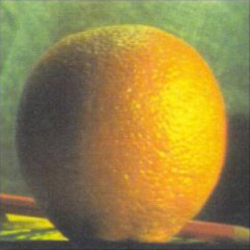
#> input picture Ch4_Image_Processing/input/orange.jpg, 250 x 250 px, given in place of the camera
$ jupyter execute --allow-errors Py_ImageProcessing.ipynb.ipynb   (older library calls are emulated)   (text cells are left out)
#> lines starting #> are read from the running program, lines starting #| are printed output that depends on the picture; after the words box and inside, x2 and y2 are one past the last pixel; in counts of white or black regions, pixels touching at a corner belong together
[cell 1]
import cv2  # 导入cv2
import numpy as np
import matplotlib.pyplot as plt

[cell 2]
flags = [i for i in dir(cv2) if i.startswith('COLOR_')]
# print(flags) # 所有可用转化

[cell 3]
cap = cv2.VideoCapture(0)
while(1):
    # Take each frame
    _, frame = cap.read()
#> frame is the input picture: shape (250, 250, 3); mean B, G, R 68.2, 131.1, 150
    # Convert BGR to HSV
    img_hsv = cv2.cvtColor(frame, cv2.COLOR_BGR2HSV)
#> img_hsv: shape (250, 250, 3); mean H, S, V 28.2, 117.1, 155.6
    # define range of blue color in HSV
    lower_blue = np.array([110,50,50])
    upper_blue = np.array([130,255,255])
    # Threshold the HSV image to get only blue colors
    mask = cv2.inRange(img_hsv, lower_blue, upper_blue)
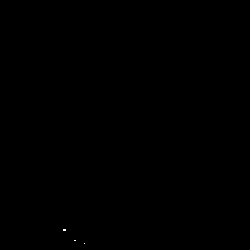
#> mask: shape (250, 250); 0.01% white in thin lines or dots, all inside (x1, y1, x2, y2) = (63, 229, 85, 244)
    # Bitwise-AND mask and original image
    res = cv2.bitwise_and(frame,frame, mask = mask)
    cv2.imshow('frame',frame)
    cv2.imshow('mask',mask)
    cv2.imshow('res',res)
    k = cv2.waitKey(5) & 0xFF
#> (key Esc is pressed here)
    if k == 27: # Esc key
        break
cap.release() # release不可忘
cv2.destroyAllWindows()

[cell 4]
green = np.uint8([[[0,255,0 ]]])
hsv_green = cv2.cvtColor(green,cv2.COLOR_BGR2HSV) # find the HSV value of Green
print(hsv_green)

[cell 5]
img = cv2.imread('./input/gradient.jpg',0)
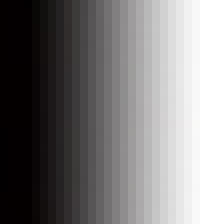
#> input picture Ch4_Image_Processing/input/gradient.jpg, 28 x 28 px (shown 8 times larger)
#> img: shape (28, 28); min 1, max 255, mean 123.5
ret,thresh1 = cv2.threshold(img,127,255,cv2.THRESH_BINARY)
#> thresh1: shape (28, 28); 50% white; 1 white region, box (x1, y1, x2, y2) and area: (14, 0, 28, 28) 392
ret,thresh2 = cv2.threshold(img,127,255,cv2.THRESH_BINARY_INV)
#> thresh2: shape (28, 28); 50% white; 1 white region, box (x1, y1, x2, y2) and area: (0, 0, 14, 28) 392
ret,thresh3 = cv2.threshold(img,127,255,cv2.THRESH_TRUNC)
ret,thresh4 = cv2.threshold(img,127,255,cv2.THRESH_TOZERO)
ret,thresh5 = cv2.threshold(img,127,255,cv2.THRESH_TOZERO_INV)
titles = ['Original Image','BINARY','BINARY_INV','TRUNC','TOZERO','TOZERO_INV']
images = [img, thresh1, thresh2, thresh3, thresh4, thresh5]
for i in xrange(6):
    plt.subplot(2,3,i+1),plt.imshow(images[i],'gray')
    plt.title(titles[i])
    plt.xticks([]),plt.yticks([])
plt.show()

[cell 6]
# compares global thresholding and adaptive thresholding
img = cv2.imread('./input/dave.jpg',0)
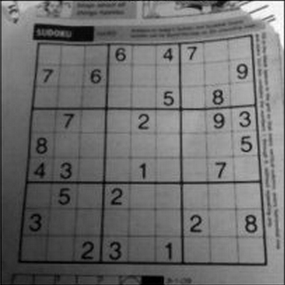
#> input picture Ch4_Image_Processing/input/dave.jpg, 285 x 285 px
#> img is the input picture: shape (285, 285); min 0, max 255, mean 110.5
img = cv2.medianBlur(img,5)

ret,th1 = cv2.threshold(img,127,255,cv2.THRESH_BINARY)
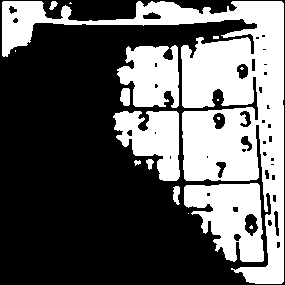
#> th1: shape (285, 285); 37.6% white; 17 white regions (8 under 20 px), largest, box (x1, y1, x2, y2) and area: (2, 1, 284, 284) 20262, (184, 183, 264, 262) 4103, (113, 111, 180, 181) 2899
th2 = cv2.adaptiveThreshold(img,255,cv2.ADAPTIVE_THRESH_MEAN_C,
            cv2.THRESH_BINARY,11,2)
#> th2: shape (285, 285); 71.7% white; 250 black regions (152 under 20 px), largest, box (x1, y1, x2, y2) and area: (17, 34, 268, 266) 7242, (0, 0, 285, 285) 4601, (124, 188, 176, 258) 704
th3 = cv2.adaptiveThreshold(img,255,cv2.ADAPTIVE_THRESH_GAUSSIAN_C,
            cv2.THRESH_BINARY,11,2)
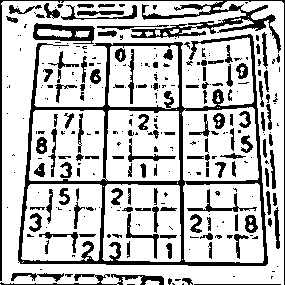
#> th3: shape (285, 285); 75.1% white; 293 black regions (170 under 20 px), largest, box (x1, y1, x2, y2) and area: (18, 34, 268, 266) 6342, (0, 0, 285, 285) 2945, (33, 23, 95, 44) 651

titles = ['Original Image', 'Global Thresholding (v = 127)',
            'Adaptive Mean Thresholding', 'Adaptive Gaussian Thresholding']
images = [img, th1, th2, th3]

for i in xrange(4):
    plt.subplot(2,2,i+1),plt.imshow(images[i],'gray')
    plt.title(titles[i])
    plt.xticks([]),plt.yticks([])
plt.show()

[cell 7]
img = cv2.imread('./input/noisy2.png',0)
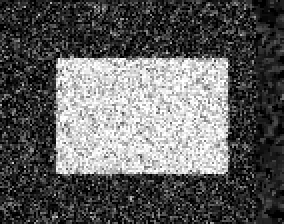
#> input picture Ch4_Image_Processing/input/noisy2.png, 142 x 112 px (shown 2 times larger)
#> img is the input picture: shape (112, 142); min 0, max 255, mean 94.8
# global thresholding
ret1,th1 = cv2.threshold(img,127,255,cv2.THRESH_BINARY)
#> th1: shape (112, 142); 32.1% white; 186 white regions (185 under 20 px), largest, box (x1, y1, x2, y2) and area: (27, 27, 115, 88) 4875
# Otsu's thresholding
ret2,th2 = cv2.threshold(img,0,255,cv2.THRESH_BINARY+cv2.THRESH_OTSU)
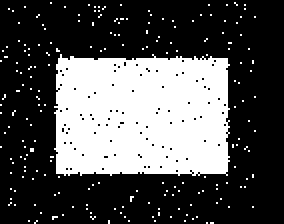
#> th2: shape (112, 142) (shown 2 times larger); 32.3% white; 201 white regions (200 under 20 px), largest, box (x1, y1, x2, y2) and area: (27, 27, 115, 88) 4889
#> ret2 = 125
# Otsu's thresholding after Gaussian filtering
blur = cv2.GaussianBlur(img,(5,5),0)
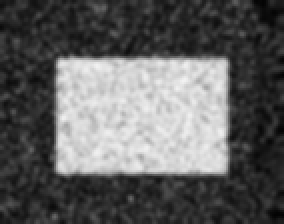
#> blur: shape (112, 142) (shown 2 times larger); min 3, max 242, mean 94.9
ret3,th3 = cv2.threshold(blur,0,255,cv2.THRESH_BINARY+cv2.THRESH_OTSU)
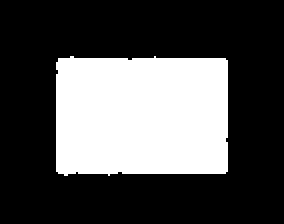
#> th3: shape (112, 142) (shown 2 times larger); 31.3% white; 1 white region, box (x1, y1, x2, y2) and area: (28, 28, 114, 88) 4980
#> ret3 = 125
# plot all the images and their histograms
images = [img, 0, th1,
          img, 0, th2,
          blur, 0, th3]
titles = ['Original Noisy Image','Histogram','Global Thresholding (v=127)',
          'Original Noisy Image','Histogram',"Otsu's Thresholding",
          'Gaussian filtered Image','Histogram',"Otsu's Thresholding"]
for i in xrange(3):
    plt.subplot(3,3,i*3+1),plt.imshow(images[i*3],'gray')
    plt.title(titles[i*3]), plt.xticks([]), plt.yticks([])
    plt.subplot(3,3,i*3+2),plt.hist(images[i*3].ravel(),256)
    plt.title(titles[i*3+1]), plt.xticks([]), plt.yticks([])
    plt.subplot(3,3,i*3+3),plt.imshow(images[i*3+2],'gray')
    plt.title(titles[i*3+2]), plt.xticks([]), plt.yticks([])
plt.show()
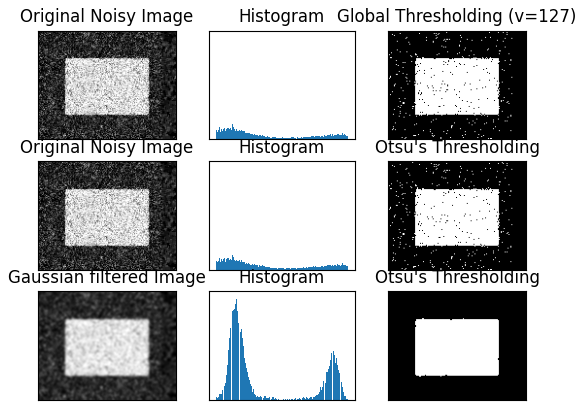
#> figure drawn by matplotlib, 9 panels
